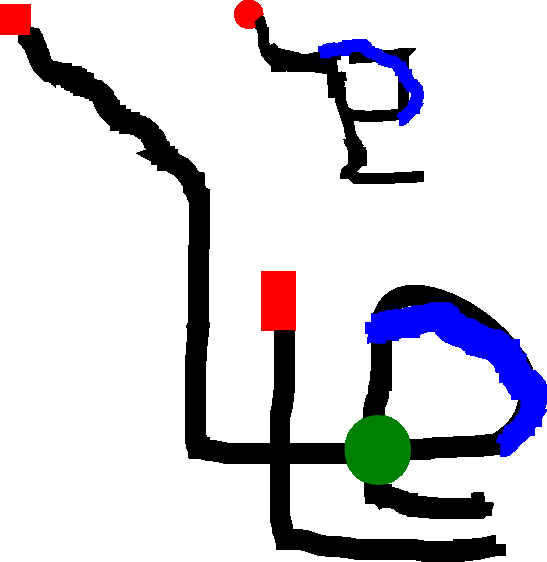
#> input picture pathxxx.png, 547 x 562 px
$ python photo_classification.py
#> lines starting #> are read from the running program, lines starting #| are printed output that depends on the picture; after the words box and inside, x2 and y2 are one past the last pixel; in counts of white or black regions, pixels touching at a corner belong together
"""
Classify a color and a gray tone.

The color can be classifiedd by looking at the distribution of the different
values: one will spike out.

On the color histogram, we can use the same as the gray-ness-detection.
"""
#!/usr/bin/env python3
import numpy as np
import cv2
import scipy.cluster.vq as vq
import time
import sys
from utils import *
from sklearn.mixture import GaussianMixture

image_path = (sys.argv[1] if len(sys.argv) > 1 else "pathxxx.png")

t = time.time()
image = cv2.imread(image_path)
#> image is the input picture: shape (562, 547, 3); mean B, G, R 218.1, 211.2, 212.7
print("read:", time.time() - t); t = time.time()
image = cv2.GaussianBlur(image, (5, 5), 0)
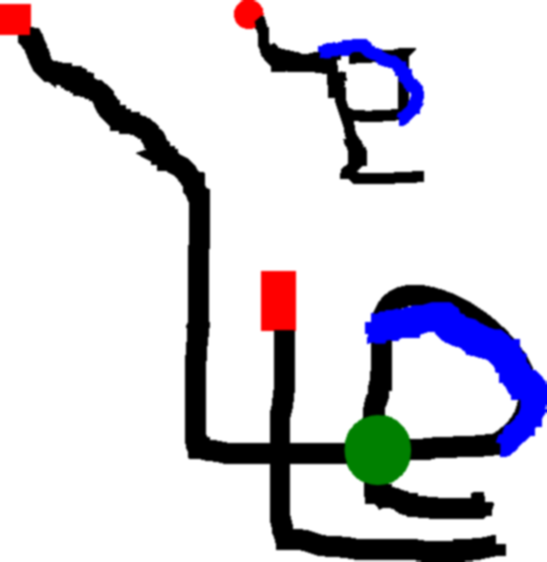
#> image: shape (562, 547, 3); mean B, G, R 218.1, 211.2, 212.7
print("blur:", time.time() - t); t = time.time()
DIMENSIONS = (len(image), len(image[0]))
#> DIMENSIONS = (562, 547)

def squared(a):
    return cv2.multiply(a, a)
b,g,r = cv2.split(np.array(image / 2, np.int16))
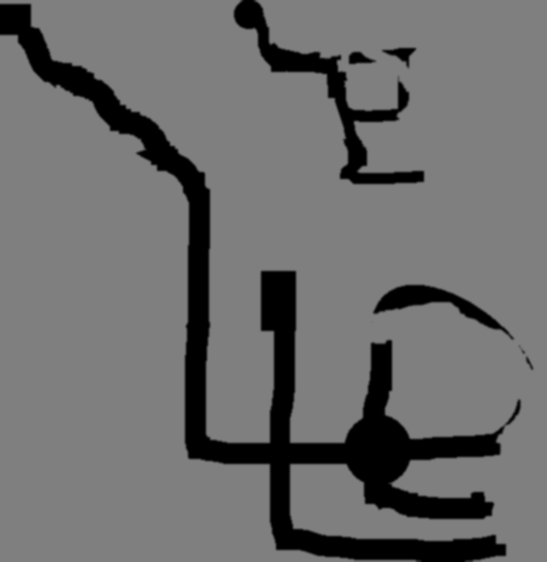
#> b: shape (562, 547) int16; min 0, max 127, mean 108.6
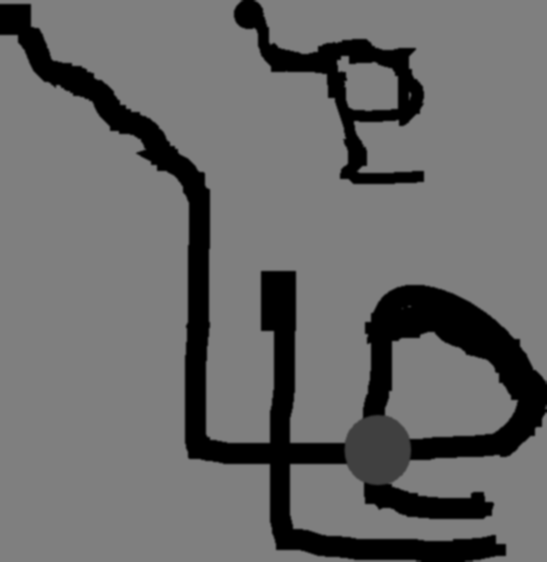
#> g: shape (562, 547) int16; min 0, max 127, mean 105.2
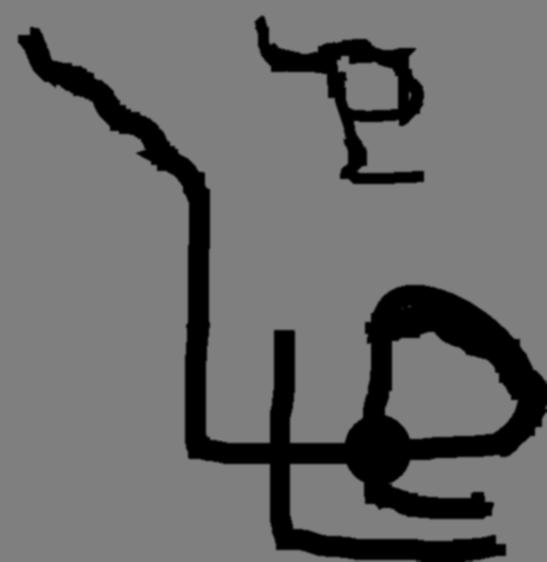
#> r: shape (562, 547) int16; min 0, max 127, mean 105.9
colored_ness = squared(b - g) + squared(r - g) + squared(r - b)
#> in squared (call 3), `return cv2.multiply(a, a)`:
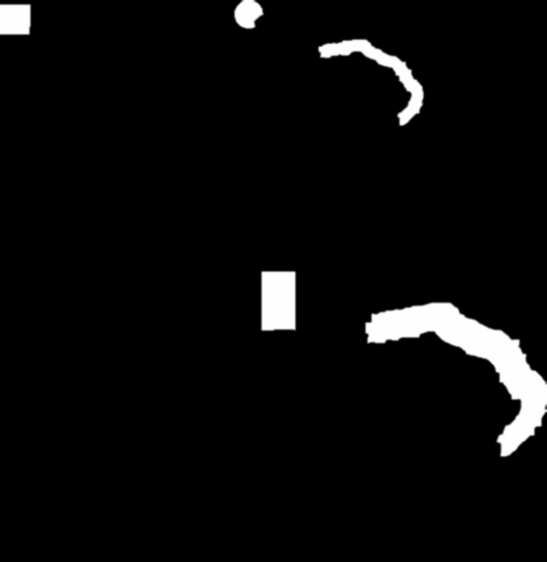
#> returned value: shape (562, 547) int16; min 0, max 16129, mean 687.7; drawn with min black and max white
colored_ness = colored_ness.reshape(-1, 1)
#colored_ness = np.array([[how_colored_is_this_normalized(c) for c in row] for row in image])
gmm = GaussianMixture(n_components=2).fit(colored_ness)
gate_image = np.array(gmm.predict(colored_ness).reshape(DIMENSIONS), np.uint8)
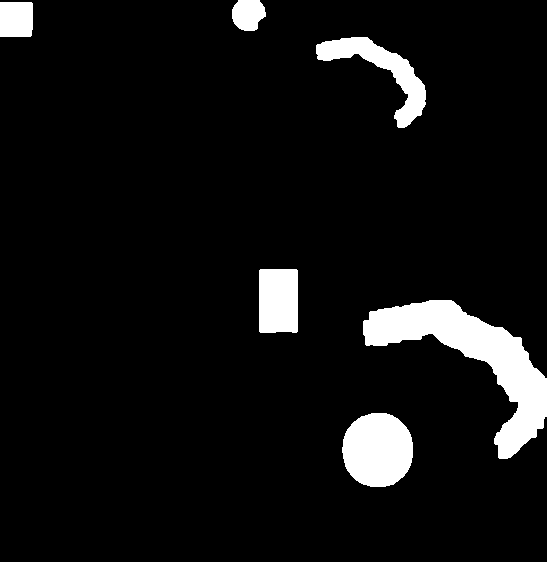
#> gate_image: shape (562, 547); values 0 (black) and 1 (white), 6.9% white; 6 white regions, box (x1, y1, x2, y2) and area: (363, 300, 547, 459) 9438, (342, 413, 413, 487) 4226, (316, 37, 426, 128) 2959, (259, 269, 298, 333) 2476, (0, 2, 33, 37) 1146, (232, 0, 266, 31) 838
gate_image *= 255
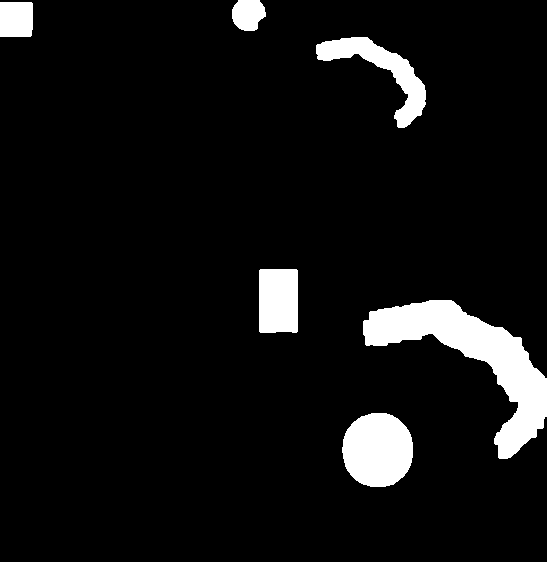
#> gate_image: shape (562, 547); 6.9% white; 6 white regions, box (x1, y1, x2, y2) and area: (363, 300, 547, 459) 9438, (342, 413, 413, 487) 4226, (316, 37, 426, 128) 2959, (259, 269, 298, 333) 2476, (0, 2, 33, 37) 1146, (232, 0, 266, 31) 838
print("coloring:", time.time() - t); t = time.time()
print("gate_image", gate_image)
#> (printed output is left out)

cv2.namedWindow("colored_ness", cv2.WINDOW_AUTOSIZE)
cv2.imshow("gate_image", gate_image)
cv2.namedWindow("image", cv2.WINDOW_AUTOSIZE)
cv2.imshow("image", image)
print("images:", time.time() - t); t = time.time()

cv2.waitKey(0)

$ run again, with explanation.png copied over pathxxx.png
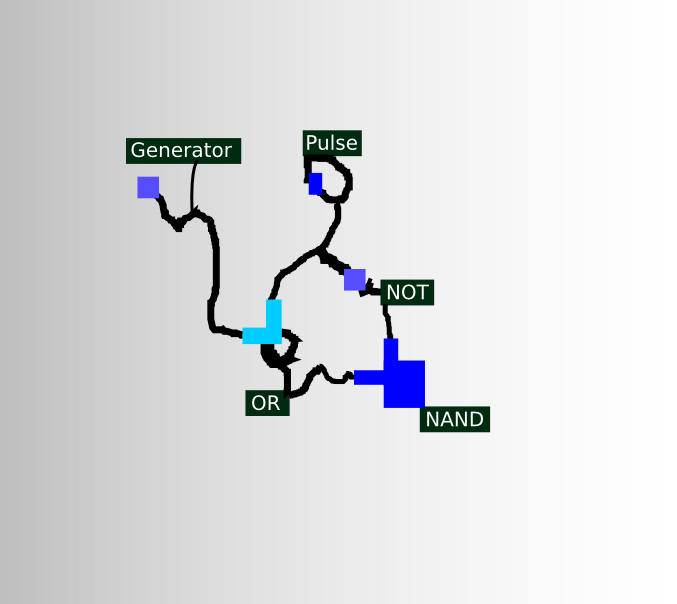
#> input picture explanation.png, 677 x 604 px
#> image is the input picture: shape (604, 677, 3); mean B, G, R 223.2, 221.3, 220
#> DIMENSIONS = (604, 677)
#> `b,g,r = cv2.split(np.array(image / 2, np.int16))`:
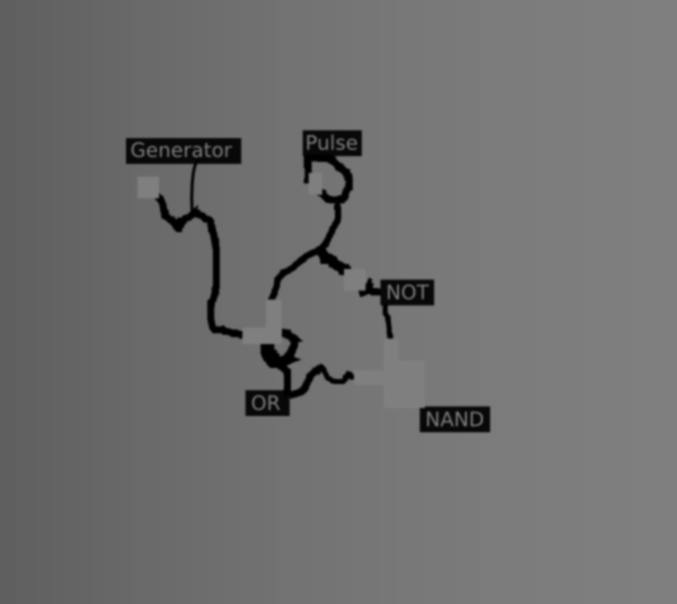
#> b: shape (604, 677) int16; min 0, max 127, mean 111.4
#> `gate_image *= 255`:
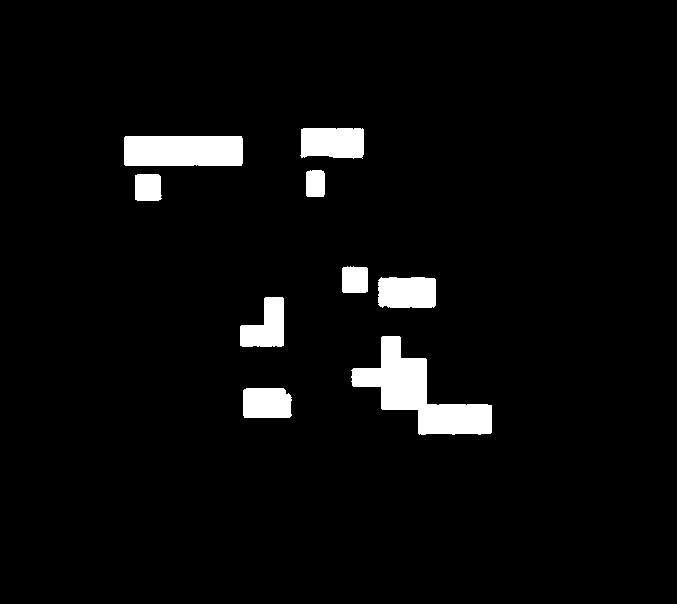
#> gate_image: shape (604, 677); 4.3% white; 9 white regions, largest, box (x1, y1, x2, y2) and area: (351, 336, 492, 435) 5551, (124, 136, 243, 166) 3561, (300, 128, 364, 159) 1832
#> (printed output is left out)
